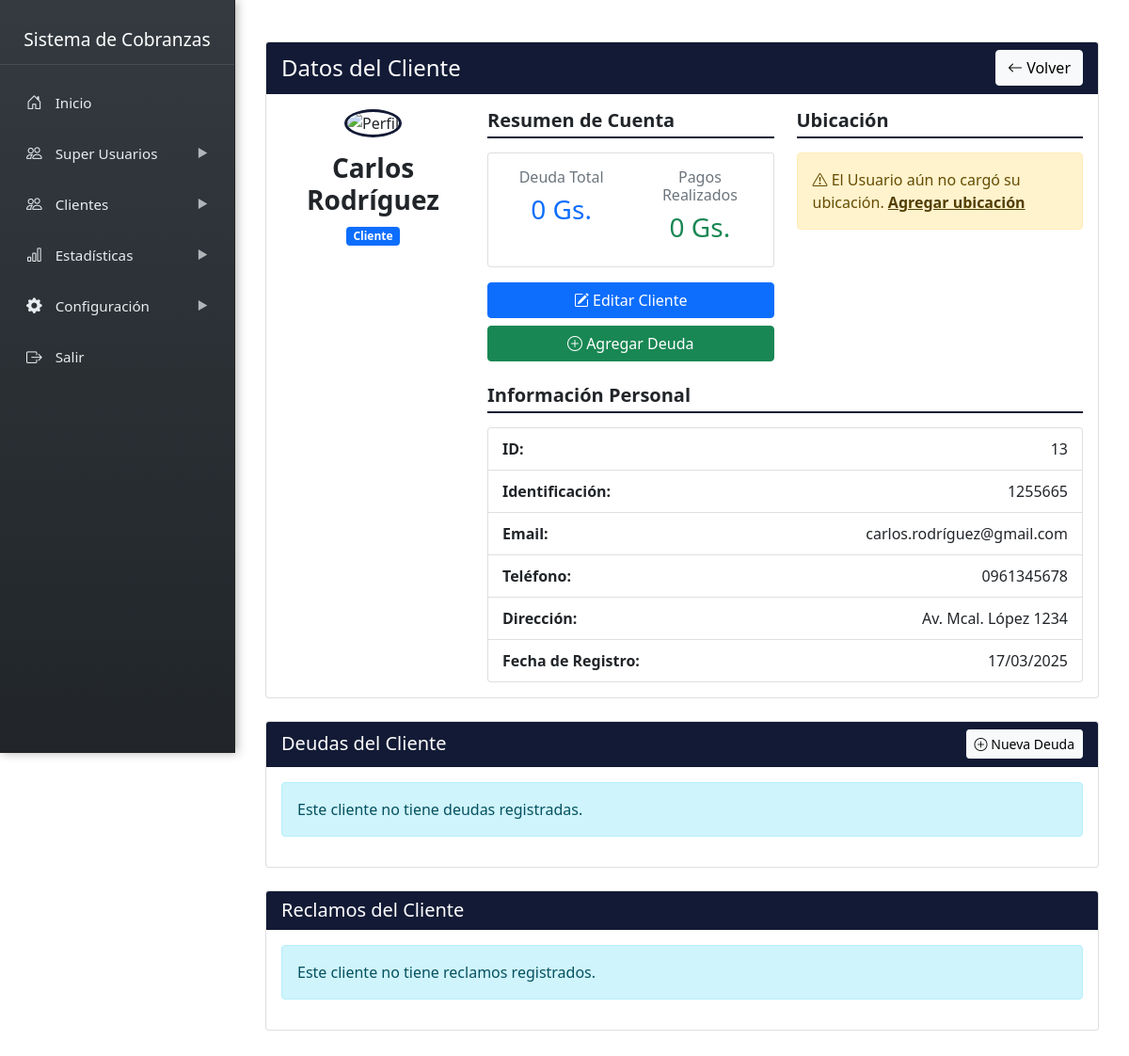
/admin/sidebar/clientes/cliente_datos.php?id=13, run on the app's committed database.
### tables this page shows
CREATE TABLE `clientes` (
  `id` int NOT NULL,
  `nombre` varchar(200) NOT NULL,
  `identificacion` varchar(20) DEFAULT NULL,
  `direccion` text,
  `ubicacion_link` text,
  `telefono` varchar(20) DEFAULT NULL,
  `email` varchar(100) DEFAULT NULL,
  `created_at` timestamp NULL DEFAULT CURRENT_TIMESTAMP,
  `imagen` varchar(255) NOT NULL DEFAULT 'default.png',
  `password` varchar(255) DEFAULT NULL
);

### admin/sidebar/clientes/cliente_datos.php (the view, shortened to what the rows shown need)
<?php include '../../../admin/include/sidebar.php'; ?>
<link rel="stylesheet" href="https://unpkg.com/leaflet@1.7.1/dist/leaflet.css" />
<?php
require_once '../cnx.php';
$cliente_id = $_GET['id'];
$query = "SELECT c.*
          FROM clientes c
          WHERE c.id = ?";
$stmt = $conn->prepare($query);
$stmt->bind_param("i", $cliente_id);
$stmt->execute();
$result = $stmt->get_result();
$cliente = $result->fetch_assoc();
?>
<div class="content-wrapper">
    <div class="container mt-4">
        <div class="row">
            <div class="col-md-12 mb-4">
                <div class="card">
                    <div class="card-body">
                        <div class="row">
                            <div class="col-md-3 text-center">
                                <div class="profile-img-container mb-3">
                                    <?php if(!empty($cliente['imagen']) && $cliente['imagen'] != 'default.png'): ?>
                                        <img src="../../../uploads/profiles/<?php echo $cliente['imagen']; ?>"
                                             alt="Perfil"
                                             class="img-fluid rounded-circle profile-image"
                                             style="width: 150px; height: 150px; object-fit: cover; border: 3px solid #121a35;">
                                    <?php else: ?>
                                        <img src="../../../uploads/profiles/default.png"
                                             alt="Perfil"
                                             class="img-fluid rounded-circle profile-image"
                                             style="width: 150px; height: 150px; object-fit: cover; border: 3px solid #121a35;">
                                    <?php endif; ?>
                                </div>
                                <h3 class="cliente-nombre"><?php echo htmlspecialchars($cliente['nombre']); ?></h3>
                                <span class="badge bg-primary">Cliente</span>
                            </div>
                            <div class="col-md-9">
                                <div class="row mt-4">
                                    <div class="col-md-12">
                                        <ul class="list-group cliente-info-list">
                                            <li class="list-group-item d-flex justify-content-between">
                                                <strong>ID:</strong>
                                                <span><?php echo $cliente['id']; ?></span>
                                            </li>
                                            <li class="list-group-item d-flex justify-content-between">
                                                <strong>Identificación:</strong>
                                                <span><?php echo htmlspecialchars($cliente['identificacion']); ?></span>
                                            </li>
                                            <li class="list-group-item d-flex justify-content-between">
                                                <strong>Email:</strong>
                                                <span><?php echo !empty($cliente['email']) ? htmlspecialchars($cliente['email']) : ''; ?></span>
                                            </li>
                                            <li class="list-group-item d-flex justify-content-between">
                                                <strong>Teléfono:</strong>
                                                <span><?php echo htmlspecialchars($cliente['telefono']); ?></span>
                                            </li>
                                            <li class="list-group-item d-flex justify-content-between">
                                                <strong>Dirección:</strong>
                                                <span><?php echo htmlspecialchars($cliente['direccion']); ?></span>
                                            </li>
                                            <li class="list-group-item d-flex justify-content-between">
                                                <strong>Fecha de Registro:</strong>
                                                <span><?php echo date('d/m/Y', strtotime($cliente['created_at'])); ?></span>
                                            </li>
                                        </ul>
                                    </div>
                                </div>
                            </div>
                        </div>
                    </div>
                </div>
            </div>
        </div>
    </div>
</div>

### data on the page
clientes: nombre "Carlos Rodríguez", id "13", identificacion "1255665", email "carlos.rodríguez@gmail.com", telefono "0961345678", direccion "Av. Mcal. López 1234", created_at "17/03/2025"

### other printed values
$deuda_total "0"
